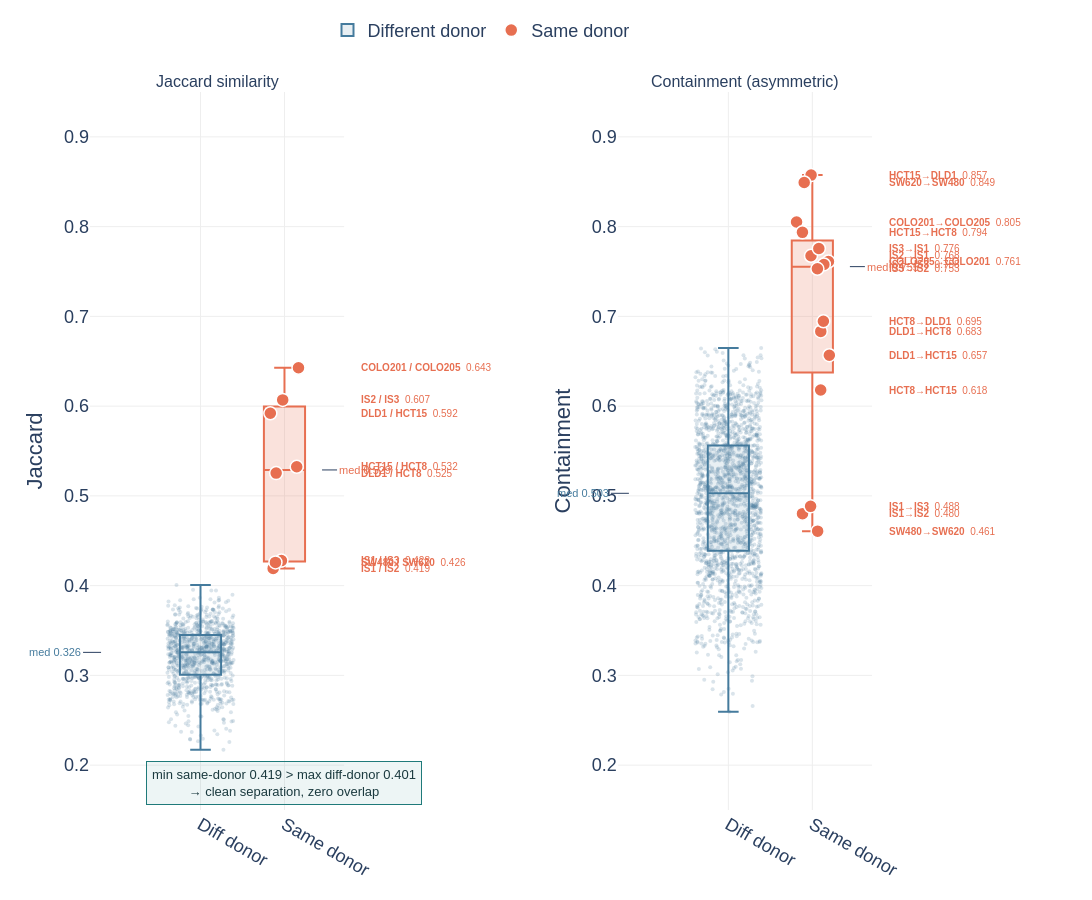

This figure's notebook cell:
### Markdown cell above
## Figure 3 — Same-donor vs different-donor distributions (slide 6)
**Slide message:** Same-donor cell line pairs show dramatically higher variant overlap than unrelated pairs, validating the genotyping pipeline and justifying the Vireo concordance threshold.

### Code cell
SAME_DONOR_GROUPS = [
    ['SW480',  'SW620'],
    ['IS1',    'IS2',   'IS3'],
    ['COLO201','COLO205'],
    ['HCT8',   'HCT15', 'DLD1'],
]

print('Loading sc/bulk variant keys (this takes ~1–2 min)...')
sc_keys = {}
sc_ids = sc_runs['run_id'].tolist()
sc_labels_list = sc_runs['label'].tolist()
for rid in sc_ids:
    df = query("""
        SELECT v.chromosome||':'||v.position||':'||v.ref_allele||':'||v.alt_allele AS k
        FROM genotype_calls g
        JOIN variants v ON g.variant_id = v.variant_id
        WHERE g.run_id=? AND g.filter_status='PASS'
    """, (rid,))
    sc_keys[rid] = set(df['k'].tolist())
print('  Done.')

# Pairwise matrices
n = len(sc_ids)
sc_jac = np.zeros((n, n))
sc_con = np.zeros((n, n))
for i, ri in enumerate(sc_ids):
    for j, rj in enumerate(sc_ids):
        si, sj = sc_keys[ri], sc_keys[rj]
        u = len(si | sj)
        inter = len(si & sj)
        sc_jac[i, j] = inter / u if u else 0
        sc_con[i, j] = inter / len(si) if si else 0

# Same-donor pair lookup
sd_pairs = set()
for grp in SAME_DONOR_GROUPS:
    present = [lb for lb in grp if lb in sc_labels_list]
    for ia in range(len(present)):
        for ib in range(ia + 1, len(present)):
            sd_pairs.add(frozenset([present[ia], present[ib]]))
print(f'Same-donor pairs found: {len(sd_pairs)}')

# Extract values
jac_same, jac_diff = [], []
same_jac_labels   = []
for i in range(n):
    for j in range(i + 1, n):
        pair = frozenset([sc_labels_list[i], sc_labels_list[j]])
        v = sc_jac[i, j]
        if pair in sd_pairs:
            jac_same.append(v)
            same_jac_labels.append(f'{sc_labels_list[i]} / {sc_labels_list[j]}')
        else:
            jac_diff.append(v)

con_same, con_diff = [], []
same_con_labels   = []
for i in range(n):
    for j in range(n):
        if i == j: continue
        pair = frozenset([sc_labels_list[i], sc_labels_list[j]])
        v = sc_con[i, j]
        if pair in sd_pairs:
            con_same.append(v)
            same_con_labels.append(f'{sc_labels_list[i]}→{sc_labels_list[j]}')
        else:
            con_diff.append(v)

jac_same = np.array(jac_same)
jac_diff = np.array(jac_diff)
con_same = np.array(con_same)
con_diff = np.array(con_diff)

# Diagnostics
print(f'Jaccard:     {len(jac_same)} same-donor pairs, {len(jac_diff)} diff-donor pairs')
print(f'Jaccard   — min same={jac_same.min():.4f}  max diff={jac_diff.max():.4f}')
overlap_j = (jac_diff >= jac_same.min()).sum()
print(f'  Diff-donor pairs above same-donor min: {overlap_j}')
print(f'Containment — min same={con_same.min():.4f}  max diff={con_diff.max():.4f}')

# ── Figure ──────────────────────────────────────────────────────────────────
rng = np.random.default_rng(42)

def _strip_box(fig, row, col, diff_vals, same_vals, same_labels, metric):
    ax = '' if col == 1 else str(col)
    # Jittered strip + box for diff-donor
    jitter_x = rng.uniform(-0.15, 0.15, len(diff_vals))
    fig.add_trace(go.Box(
        y=diff_vals, x0=0, name='Different donor',
        marker=dict(color=C['diff_donor'], size=0),
        line=dict(color=C['diff_donor'], width=2),
        fillcolor='rgba(69,123,157,0.12)',
        boxpoints=False, showlegend=(col == 1),
        legendgroup='diff',
    ), row=row, col=col)
    fig.add_trace(go.Scatter(
        x=jitter_x, y=diff_vals, mode='markers',
        marker=dict(size=4, color=C['diff_donor'], opacity=0.20),
        name='Different donor', showlegend=False, legendgroup='diff',
        hovertemplate=f'{metric}: %{{y:.3f}}<extra></extra>',
    ), row=row, col=col)

    # Median annotation offset to the left, away from boxes
    med_d = float(np.median(diff_vals))
    fig.add_annotation(
        x=-0.45, y=med_d,
        text=f'med {med_d:.3f}',
        showarrow=True, arrowhead=0, arrowwidth=1,
        ax=-18, ay=0,
        font=dict(size=11, color=C['diff_donor']),
        xref=f'x{ax}', yref=f'y{ax}', xanchor='right',
    )

    # Same-donor: box + jittered scatter on top
    jitter_x_same = rng.uniform(-0.08, 0.08, len(same_vals)) + 0.38
    fig.add_trace(go.Box(
        y=same_vals, x0=0.38, name='Same donor',
        marker=dict(color=C['same_donor'], size=0),
        line=dict(color=C['same_donor'], width=2),
        fillcolor='rgba(231,111,81,0.20)',
        boxpoints=False, showlegend=False, legendgroup='same',
    ), row=row, col=col)
    fig.add_trace(go.Scatter(
        x=jitter_x_same, y=same_vals,
        mode='markers',
        marker=dict(size=13, color=C['same_donor'],
                    line=dict(color='white', width=1.5)),
        name='Same donor', showlegend=(col == 1),
        legendgroup='same',
        hovertemplate='%{text}<br>' + metric + ': %{y:.3f}<extra></extra>',
        text=same_labels,
    ), row=row, col=col)

    # Labels as a vertical table on the right margin (paper coords)
    # Sort by value descending for the table
    sorted_pairs = sorted(zip(same_vals, same_labels), reverse=True)
    for rank, (yv, lbl) in enumerate(sorted_pairs):
        fig.add_annotation(
            x=1.06, y=yv,
            text=f'<b>{lbl}</b>  {yv:.3f}',
            showarrow=False, xanchor='left',
            font=dict(size=10, color=C['same_donor']),
            xref=f'x{ax} domain', yref=f'y{ax}',
        )

    med_s = float(np.median(same_vals))
    fig.add_annotation(
        x=0.55, y=med_s,
        text=f'med {med_s:.3f}',
        showarrow=True, arrowhead=0, arrowwidth=1,
        ax=15, ay=0,
        font=dict(size=11, color=C['same_donor']),
        xref=f'x{ax}', yref=f'y{ax}', xanchor='left',
    )
    fig.update_xaxes(
        tickmode='array', tickvals=[0, 0.38],
        ticktext=['Diff donor', 'Same donor'],
        title_text=None, range=[-0.5, 0.65], row=row, col=col
    )
    fig.update_yaxes(range=[0.15, 0.95], title_text=metric, row=row, col=col)

fig3 = make_subplots(
    rows=1, cols=2,
    subplot_titles=('Jaccard similarity', 'Containment (asymmetric)'),
    horizontal_spacing=0.35,
)
_strip_box(fig3, 1, 1, jac_diff, jac_same, same_jac_labels, 'Jaccard')
_strip_box(fig3, 1, 2, con_diff, con_same, same_con_labels, 'Containment')

# Key annotation on Jaccard panel
fig3.add_annotation(
    x=0.38, y=0.18,
    text=(f'min same-donor {jac_same.min():.3f}'
          f' > max diff-donor {jac_diff.max():.3f}<br>'
          f'→ clean separation, zero overlap'),
    showarrow=False, xanchor='center',
    font=dict(size=13, color=C['dark_teal']),
    bgcolor='rgba(31,122,122,0.08)', bordercolor=C['accent_teal'],
    borderwidth=1, borderpad=5,
    xref='x', yref='y',
)

_style(fig3, showlegend=True)
fig3.update_layout(
    legend=dict(orientation='h', yanchor='bottom', y=1.06, xanchor='center', x=0.5),
    margin=dict(r=220),
)
save(fig3, 'fig3_same_vs_diff_donor')

### Figure 1 — Plotly figure (JSON) as saved in the notebook; plotly's stock layout.template omitted (floating-point values rounded to 4 significant figures; data arrays with more than 128 entries replaced by an {"elided": "..."} marker saying what was removed)
{"data": [{"boxpoints": false, "fillcolor": "rgba(69,123,157,0.12)", "legendgroup": "diff", "line": {"color": "#457B9D", "width": 2}, "marker": {"color": "#457B9D", "size": 0}, "name": "Different donor", "showlegend": true, "type": "box", "x0": 0, "xaxis": "x", "y": {"elided": "938 float values"}, "yaxis": "y"}, {"hovertemplate": "Jaccard: %{y:.3f}<extra></extra>", "legendgroup": "diff", "marker": {"color": "#457B9D", "opacity": 0.2, "size": 4}, "mode": "markers", "name": "Different donor", "showlegend": false, "type": "scatter", "x": {"elided": "938 float values"}, "xaxis": "x", "y": {"elided": "938 float values"}, "yaxis": "y"}, {"boxpoints": false, "fillcolor": "rgba(231,111,81,0.20)", "legendgroup": "same", "line": {"color": "#E76F51", "width": 2}, "marker": {"color": "#E76F51", "size": 0}, "name": "Same donor", "showlegend": false, "type": "box", "x0": 0.38, "xaxis": "x", "y": [0.6427, 0.592, 0.5254, 0.5324, 0.4192, 0.4279, 0.6069, 0.4259], "yaxis": "y"}, {"hovertemplate": "%{text}<br>Jaccard: %{y:.3f}<extra></extra>", "legendgroup": "same", "marker": {"color": "#E76F51", "line": {"color": "white", "width": 1.5}, "size": 13}, "mode": "markers", "name": "Same donor", "showlegend": true, "text": ["COLO201 / COLO205", "DLD1 / HCT15", "DLD1 / HCT8", "HCT15 / HCT8", "IS1 / IS2", "IS1 / IS3", "IS2 / IS3", "SW480 / SW620"], "type": "scatter", "x": [0.4434, 0.3161, 0.3423, 0.4354, 0.3287, 0.3662, 0.372, 0.3392], "xaxis": "x", "y": [0.6427, 0.592, 0.5254, 0.5324, 0.4192, 0.4279, 0.6069, 0.4259], "yaxis": "y"}, {"boxpoints": false, "fillcolor": "rgba(69,123,157,0.12)", "legendgroup": "diff", "line": {"color": "#457B9D", "width": 2}, "marker": {"color": "#457B9D", "size": 0}, "name": "Different donor", "showlegend": false, "type": "box", "x0": 0, "xaxis": "x2", "y": {"elided": "1876 float values"}, "yaxis": "y2"}, {"hovertemplate": "Containment: %{y:.3f}<extra></extra>", "legendgroup": "diff", "marker": {"color": "#457B9D", "opacity": 0.2, "size": 4}, "mode": "markers", "name": "Different donor", "showlegend": false, "type": "scatter", "x": {"elided": "1876 float values"}, "xaxis": "x2", "y": {"elided": "1876 float values"}, "yaxis": "y2"}, {"boxpoints": false, "fillcolor": "rgba(231,111,81,0.20)", "legendgroup": "same", "line": {"color": "#E76F51", "width": 2}, "marker": {"color": "#E76F51", "size": 0}, "name": "Same donor", "showlegend": false, "type": "box", "x0": 0.38, "xaxis": "x2", "y": [0.8052, 0.7611, 0.6567, 0.6832, 0.8574, 0.7936, 0.6946, 0.6179, 0.4802, 0.4883, 0.7675, 0.7578, 0.7756, 0.753, 0.4607, 0.8492], "yaxis": "y2"}, {"hovertemplate": "%{text}<br>Containment: %{y:.3f}<extra></extra>", "legendgroup": "same", "marker": {"color": "#E76F51", "line": {"color": "white", "width": 1.5}, "size": 13}, "mode": "markers", "name": "Same donor", "showlegend": false, "text": ["COLO201→COLO205", "COLO205→COLO201", "DLD1→HCT15", "DLD1→HCT8", "HCT15→DLD1", "HCT15→HCT8", "HCT8→DLD1", "HCT8→HCT15", "IS1→IS2", "IS1→IS3", "IS2→IS1", "IS2→IS3", "IS3→IS1", "IS3→IS2", "SW480→SW620", "SW620→SW480"], "type": "scatter", "x": [0.3086, 0.4529, 0.4569, 0.4183, 0.3744, 0.3352, 0.43, 0.4178, 0.3355, 0.3722, 0.374, 0.4322, 0.4094, 0.4029, 0.404, 0.3433], "xaxis": "x2", "y": [0.8052, 0.7611, 0.6567, 0.6832, 0.8574, 0.7936, 0.6946, 0.6179, 0.4802, 0.4883, 0.7675, 0.7578, 0.7756, 0.753, 0.4607, 0.8492], "yaxis": "y2"}], "layout": {"annotations": [{"font": {"size": 16}, "showarrow": false, "text": "Jaccard similarity", "x": 0.1625, "xanchor": "center", "xref": "paper", "y": 1.0, "yanchor": "bottom", "yref": "paper"}, {"font": {"size": 16}, "showarrow": false, "text": "Containment (asymmetric)", "x": 0.8375, "xanchor": "center", "xref": "paper", "y": 1.0, "yanchor": "bottom", "yref": "paper"}, {"arrowhead": 0, "arrowwidth": 1, "ax": -18, "ay": 0, "font": {"color": "#457B9D", "size": 11}, "showarrow": true, "text": "med 0.326", "x": -0.45, "xanchor": "right", "xref": "x", "y": 0.3256, "yref": "y"}, {"font": {"color": "#E76F51", "size": 10}, "showarrow": false, "text": "<b>COLO201 / COLO205</b>  0.643", "x": 1.06, "xanchor": "left", "xref": "x domain", "y": 0.6427, "yref": "y"}, {"font": {"color": "#E76F51", "size": 10}, "showarrow": false, "text": "<b>IS2 / IS3</b>  0.607", "x": 1.06, "xanchor": "left", "xref": "x domain", "y": 0.6069, "yref": "y"}, {"font": {"color": "#E76F51", "size": 10}, "showarrow": false, "text": "<b>DLD1 / HCT15</b>  0.592", "x": 1.06, "xanchor": "left", "xref": "x domain", "y": 0.592, "yref": "y"}, {"font": {"color": "#E76F51", "size": 10}, "showarrow": false, "text": "<b>HCT15 / HCT8</b>  0.532", "x": 1.06, "xanchor": "left", "xref": "x domain", "y": 0.5324, "yref": "y"}, {"font": {"color": "#E76F51", "size": 10}, "showarrow": false, "text": "<b>DLD1 / HCT8</b>  0.525", "x": 1.06, "xanchor": "left", "xref": "x domain", "y": 0.5254, "yref": "y"}, {"font": {"color": "#E76F51", "size": 10}, "showarrow": false, "text": "<b>IS1 / IS3</b>  0.428", "x": 1.06, "xanchor": "left", "xref": "x domain", "y": 0.4279, "yref": "y"}, {"font": {"color": "#E76F51", "size": 10}, "showarrow": false, "text": "<b>SW480 / SW620</b>  0.426", "x": 1.06, "xanchor": "left", "xref": "x domain", "y": 0.4259, "yref": "y"}, {"font": {"color": "#E76F51", "size": 10}, "showarrow": false, "text": "<b>IS1 / IS2</b>  0.419", "x": 1.06, "xanchor": "left", "xref": "x domain", "y": 0.4192, "yref": "y"}, {"arrowhead": 0, "arrowwidth": 1, "ax": 15, "ay": 0, "font": {"color": "#E76F51", "size": 11}, "showarrow": true, "text": "med 0.529", "x": 0.55, "xanchor": "left", "xref": "x", "y": 0.5289, "yref": "y"}, {"arrowhead": 0, "arrowwidth": 1, "ax": -18, "ay": 0, "font": {"color": "#457B9D", "size": 11}, "showarrow": true, "text": "med 0.503", "x": -0.45, "xanchor": "right", "xref": "x2", "y": 0.5029, "yref": "y2"}, {"font": {"color": "#E76F51", "size": 10}, "showarrow": false, "text": "<b>HCT15→DLD1</b>  0.857", "x": 1.06, "xanchor": "left", "xref": "x2 domain", "y": 0.8574, "yref": "y2"}, {"font": {"color": "#E76F51", "size": 10}, "showarrow": false, "text": "<b>SW620→SW480</b>  0.849", "x": 1.06, "xanchor": "left", "xref": "x2 domain", "y": 0.8492, "yref": "y2"}, {"font": {"color": "#E76F51", "size": 10}, "showarrow": false, "text": "<b>COLO201→COLO205</b>  0.805", "x": 1.06, "xanchor": "left", "xref": "x2 domain", "y": 0.8052, "yref": "y2"}, {"font": {"color": "#E76F51", "size": 10}, "showarrow": false, "text": "<b>HCT15→HCT8</b>  0.794", "x": 1.06, "xanchor": "left", "xref": "x2 domain", "y": 0.7936, "yref": "y2"}, {"font": {"color": "#E76F51", "size": 10}, "showarrow": false, "text": "<b>IS3→IS1</b>  0.776", "x": 1.06, "xanchor": "left", "xref": "x2 domain", "y": 0.7756, "yref": "y2"}, {"font": {"color": "#E76F51", "size": 10}, "showarrow": false, "text": "<b>IS2→IS1</b>  0.768", "x": 1.06, "xanchor": "left", "xref": "x2 domain", "y": 0.7675, "yref": "y2"}, {"font": {"color": "#E76F51", "size": 10}, "showarrow": false, "text": "<b>COLO205→COLO201</b>  0.761", "x": 1.06, "xanchor": "left", "xref": "x2 domain", "y": 0.7611, "yref": "y2"}, {"font": {"color": "#E76F51", "size": 10}, "showarrow": false, "text": "<b>IS2→IS3</b>  0.758", "x": 1.06, "xanchor": "left", "xref": "x2 domain", "y": 0.7578, "yref": "y2"}, {"font": {"color": "#E76F51", "size": 10}, "showarrow": false, "text": "<b>IS3→IS2</b>  0.753", "x": 1.06, "xanchor": "left", "xref": "x2 domain", "y": 0.753, "yref": "y2"}, {"font": {"color": "#E76F51", "size": 10}, "showarrow": false, "text": "<b>HCT8→DLD1</b>  0.695", "x": 1.06, "xanchor": "left", "xref": "x2 domain", "y": 0.6946, "yref": "y2"}, {"font": {"color": "#E76F51", "size": 10}, "showarrow": false, "text": "<b>DLD1→HCT8</b>  0.683", "x": 1.06, "xanchor": "left", "xref": "x2 domain", "y": 0.6832, "yref": "y2"}, {"font": {"color": "#E76F51", "size": 10}, "showarrow": false, "text": "<b>DLD1→HCT15</b>  0.657", "x": 1.06, "xanchor": "left", "xref": "x2 domain", "y": 0.6567, "yref": "y2"}, {"font": {"color": "#E76F51", "size": 10}, "showarrow": false, "text": "<b>HCT8→HCT15</b>  0.618", "x": 1.06, "xanchor": "left", "xref": "x2 domain", "y": 0.6179, "yref": "y2"}, {"font": {"color": "#E76F51", "size": 10}, "showarrow": false, "text": "<b>IS1→IS3</b>  0.488", "x": 1.06, "xanchor": "left", "xref": "x2 domain", "y": 0.4883, "yref": "y2"}, {"font": {"color": "#E76F51", "size": 10}, "showarrow": false, "text": "<b>IS1→IS2</b>  0.480", "x": 1.06, "xanchor": "left", "xref": "x2 domain", "y": 0.4802, "yref": "y2"}, {"font": {"color": "#E76F51", "size": 10}, "showarrow": false, "text": "<b>SW480→SW620</b>  0.461", "x": 1.06, "xanchor": "left", "xref": "x2 domain", "y": 0.4607, "yref": "y2"}, {"arrowhead": 0, "arrowwidth": 1, "ax": 15, "ay": 0, "font": {"color": "#E76F51", "size": 11}, "showarrow": true, "text": "med 0.755", "x": 0.55, "xanchor": "left", "xref": "x2", "y": 0.7554, "yref": "y2"}, {"bgcolor": "rgba(31,122,122,0.08)", "bordercolor": "#1F7A7A", "borderpad": 5, "borderwidth": 1, "font": {"color": "#1B3A3F", "size": 13}, "showarrow": false, "text": "min same-donor 0.419 > max diff-donor 0.401<br>→ clean separation, zero overlap", "x": 0.38, "xanchor": "center", "xref": "x", "y": 0.18, "yref": "y"}], "font": {"family": "Arial, sans-serif", "size": 18}, "height": 900, "legend": {"orientation": "h", "x": 0.5, "xanchor": "center", "y": 1.06, "yanchor": "bottom"}, "margin": {"b": 90, "l": 90, "r": 220, "t": 40}, "paper_bgcolor": "white", "plot_bgcolor": "white", "showlegend": true, "width": 1600, "xaxis": {"anchor": "y", "domain": [0.0, 0.325], "gridcolor": "#EEEEEE", "gridwidth": 1, "range": [-0.5, 0.65], "showgrid": true, "tickmode": "array", "ticktext": ["Diff donor", "Same donor"], "tickvals": [0, 0.38], "zeroline": false}, "xaxis2": {"anchor": "y2", "domain": [0.675, 1.0], "gridcolor": "#EEEEEE", "gridwidth": 1, "range": [-0.5, 0.65], "showgrid": true, "tickmode": "array", "ticktext": ["Diff donor", "Same donor"], "tickvals": [0, 0.38], "zeroline": false}, "yaxis": {"anchor": "x", "domain": [0.0, 1.0], "gridcolor": "#EEEEEE", "gridwidth": 1, "range": [0.15, 0.95], "showgrid": true, "title": {"text": "Jaccard"}, "zeroline": false}, "yaxis2": {"anchor": "x2", "domain": [0.0, 1.0], "gridcolor": "#EEEEEE", "gridwidth": 1, "range": [0.15, 0.95], "showgrid": true, "title": {"text": "Containment"}, "zeroline": false}}}
